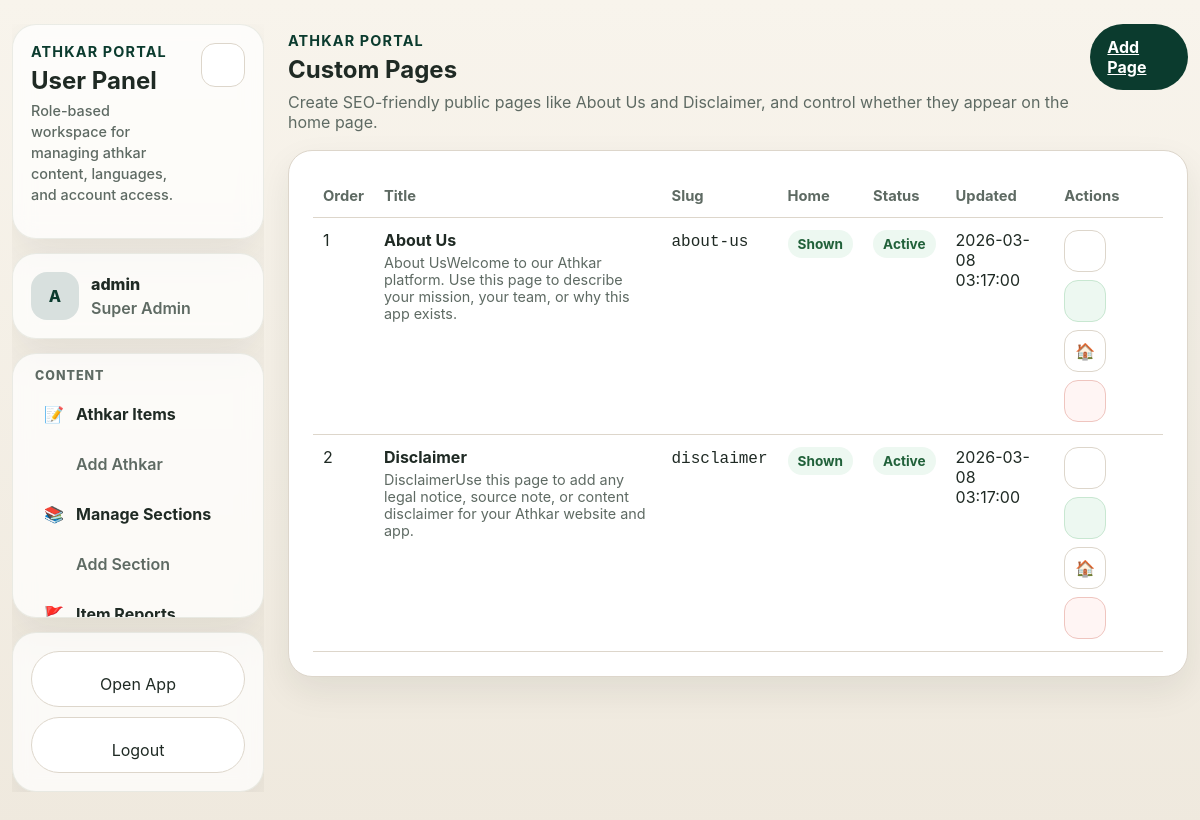
Screenshot of /user/pages.php (signed in) with the database file from the repository.
### tables this page shows
CREATE TABLE IF NOT EXISTS athkar_pages (
  id INT UNSIGNED NOT NULL AUTO_INCREMENT PRIMARY KEY,
  slug VARCHAR(120) NOT NULL,
  display_order INT UNSIGNED NOT NULL DEFAULT 1,
  is_active TINYINT(1) NOT NULL DEFAULT 1,
  show_on_home TINYINT(1) NOT NULL DEFAULT 1,
  created_at TIMESTAMP NOT NULL DEFAULT CURRENT_TIMESTAMP,
  updated_at TIMESTAMP NOT NULL DEFAULT CURRENT_TIMESTAMP ON UPDATE CURRENT_TIMESTAMP,
  UNIQUE KEY uniq_slug (slug),
  KEY idx_pages_home (show_on_home, is_active, display_order)
);

### config/pages.php (called while the page is built, shortened)
<?php
function ensure_custom_pages_tables(PDO $pdo): void
{
    $pdo->exec(
        "CREATE TABLE IF NOT EXISTS athkar_pages (\n"
        . "  id INT UNSIGNED NOT NULL AUTO_INCREMENT PRIMARY KEY,\n"
        . "  slug VARCHAR(120) NOT NULL,\n"
        . "  display_order INT UNSIGNED NOT NULL DEFAULT 1,\n"
        . "  is_active TINYINT(1) NOT NULL DEFAULT 1,\n"
        . "  show_on_home TINYINT(1) NOT NULL DEFAULT 1,\n"
        . "  created_at TIMESTAMP NOT NULL DEFAULT CURRENT_TIMESTAMP,\n"
        . "  updated_at TIMESTAMP NOT NULL DEFAULT CURRENT_TIMESTAMP ON UPDATE CURRENT_TIMESTAMP,\n"
        . "  UNIQUE KEY uniq_slug (slug),\n"
        . "  KEY idx_pages_home (show_on_home, is_active, display_order)\n"
        . ") ENGINE=InnoDB DEFAULT CHARSET=utf8mb4 COLLATE=utf8mb4_unicode_ci"
    );
    $pdo->exec(
        "CREATE TABLE IF NOT EXISTS athkar_pages_i18n (\n"
        . "  page_id INT UNSIGNED NOT NULL,\n"
        . "  lang VARCHAR(8) NOT NULL,\n"
        . "  title VARCHAR(255) DEFAULT NULL,\n"
        . "  content MEDIUMTEXT DEFAULT NULL,\n"
        . "  created_at TIMESTAMP NOT NULL DEFAULT CURRENT_TIMESTAMP,\n"
        . "  updated_at TIMESTAMP NOT NULL DEFAULT CURRENT_TIMESTAMP ON UPDATE CURRENT_TIMESTAMP,\n"
        . "  PRIMARY KEY (page_id, lang),\n"
        . "  CONSTRAINT fk_pages_i18n_page FOREIGN KEY (page_id) REFERENCES athkar_pages(id) ON UPDATE CASCADE ON DELETE CASCADE\n"
        . ") ENGINE=InnoDB DEFAULT CHARSET=utf8mb4 COLLATE=utf8mb4_unicode_ci"
    );
    $count = (int)$pdo->query('SELECT COUNT(*) FROM athkar_pages')->fetchColumn();
}
function page_plain_excerpt(?string $html, int $length = 160): string
{
    $text = trim(preg_replace('/\s+/u', ' ', strip_tags((string)$html)) ?? '');
    if (mb_strlen($text, 'UTF-8') <= $length) return $text;
    return rtrim(mb_substr($text, 0, max(1, $length - 1), 'UTF-8')) . '…';
}
function get_pages(PDO $pdo, string $lang, bool $onlyActive = false, bool $onlyHome = false): array
{
    ensure_custom_pages_tables($pdo);
    $sql = 'SELECT p.id, p.slug, p.display_order, p.is_active, p.show_on_home, p.updated_at,
                   COALESCE(t_req.title, t_en.title, p.slug) AS title,
                   COALESCE(t_req.content, t_en.content, "") AS content
            FROM athkar_pages p
            LEFT JOIN athkar_pages_i18n t_req ON t_req.page_id = p.id AND t_req.lang = :lang
            LEFT JOIN athkar_pages_i18n t_en ON t_en.page_id = p.id AND t_en.lang = :fallback_lang
            WHERE 1=1';
    $sql .= ' ORDER BY p.display_order ASC, p.id ASC';
    $stmt = $pdo->prepare($sql);
    $stmt->execute(['lang' => $lang, 'fallback_lang' => 'en']);
    $rows = $stmt->fetchAll() ?: [];
    return $rows;
}

### config/auth.php (called while the page is built, shortened)
<?php
function esc(?string $value): string
{
    return htmlspecialchars((string)$value, ENT_QUOTES, 'UTF-8');
}

### user/pages.php (the view, shortened to what this page needs)
<?php
require_once __DIR__ . '/../config/auth.php';
require_once __DIR__ . '/../config/pages.php';
$pdo = app_pdo();
$pages = get_pages($pdo, 'en', false, false);
?><!DOCTYPE html>
<html lang="en">
<head>
  <link rel="stylesheet" href="../css/style.css" />
  <link rel="stylesheet" href="../css/admin.css" />
</head>
<body class="admin-body">
  <main class="admin-app-shell">
    <?php $activePage = 'pages'; include __DIR__ . '/_nav.php'; ?>
    <section class="admin-content">
      <header class="admin-page-header">
        <div class="admin-page-title">
          <p class="admin-eyebrow">Athkar Portal</p>
          <h1>Custom Pages</h1>
          <p class="admin-subtitle">Create SEO-friendly public pages like About Us and Disclaimer, and control whether they appear on the home page.</p>
        </div>
        <div class="admin-page-actions">
          <a class="primary-button" href="page-edit.php">Add Page</a>
        </div>
      </header>
      <section class="admin-panel">
        <div class="admin-table-wrap">
          <table class="admin-table">
            <thead>
              <tr>
                <th>Order</th>
                <th>Title</th>
                <th>Slug</th>
                <th>Home</th>
                <th>Status</th>
                <th>Updated</th>
                <th>Actions</th>
              </tr>
            </thead>
            <tbody>
              <?php foreach ($pages as $page): ?>
                <tr>
                  <td><?= esc((string)$page['display_order']) ?></td>
                  <td>
                    <div class="admin-title-cell">
                      <strong><?= esc($page['title']) ?></strong>
                      <span><?= esc($page['excerpt']) ?></span>
                    </div>
                  </td>
                  <td><code><?= esc($page['slug']) ?></code></td>
                  <td><span class="admin-status <?= (int)$page['show_on_home'] === 1 ? 'is-active' : 'is-inactive' ?>"><?= (int)$page['show_on_home'] === 1 ? 'Shown' : 'Hidden' ?></span></td>
                  <td><span class="admin-status <?= (int)$page['is_active'] === 1 ? 'is-active' : 'is-inactive' ?>"><?= (int)$page['is_active'] === 1 ? 'Active' : 'Inactive' ?></span></td>
                  <td><?= esc($page['updated_at']) ?></td>
                  <td>
                    <div class="admin-action-row">
                      <a class="ghost-button admin-icon-button" href="page-edit.php?id=<?= esc((string)$page['id']) ?>" title="Edit page" aria-label="Edit page"><?= admin_icon('edit') ?></a>
                      <form method="post" action="page-toggle.php">
                        <button class="ghost-button admin-icon-button <?= (int)$page['is_active'] === 1 ? 'is-toggle-active' : 'is-toggle-inactive' ?>" type="submit" title="<?= (int)$page['is_active'] === 1 ? 'Deactivate page' : 'Activate page' ?>" aria-label="<?= (int)$page['is_active'] === 1 ? 'Deactivate page' : 'Activate page' ?>"><?= (int)$page['is_active'] === 1 ? admin_icon('toggle-on') : admin_icon('toggle-off') ?></button>
                      </form>
                      <form method="post" action="page-toggle.php">
                        <button class="ghost-button admin-icon-button" type="submit" title="<?= (int)$page['show_on_home'] === 1 ? 'Hide from home' : 'Show on home' ?>" aria-label="<?= (int)$page['show_on_home'] === 1 ? 'Hide from home' : 'Show on home' ?>">🏠</button>
                      </form>
                      <form method="post" action="page-delete.php" onsubmit="return confirm('Delete this page permanently?');">
                        <button class="ghost-button admin-icon-button is-danger" type="submit" title="Delete page" aria-label="Delete page"><?= admin_icon('delete') ?></button>
                      </form>
                    </div>
                  </td>
                </tr>
              <?php endforeach; ?>
            </tbody>
          </table>
        </div>
      </section>
    </section>
  </main>
</body>
</html>

### css/style.css (style rules this page uses)
:root { --theme-accent: #0b3b2e; --theme-light-bg: #f6f3ec; --theme-light-surface: #ffffff; --theme-dark-bg: #0c1210; --theme-dark-surface: #111a16; --bg-top: var(--theme-light-bg); --bg-bottom: color-mix(in srgb, var(--theme-light-bg) 88%, white 12%); --arabic-top: color-mix(in srgb, var(--theme-light-surface) 84%, white 16%); --arabic-bottom: color-mix(in srgb, var(--theme-light-bg) 82%, var(--theme-light-surface) 18%); --panel-top: color-mix(in srgb, var(--theme-light-surface) 86%, var(--theme-light-bg) 14%); --panel-bottom: color-mix(in srgb, var(--theme-light-bg) 82%, var(--theme-light-surface) 18%); --sticky-top: color-mix(in srgb, var(--theme-light-surface) 98%, transparent); --sticky-bottom: color-mix(in srgb, var(--theme-light-surface) 88%, transparent); --dock-bg: color-mix(in srgb, var(--theme-light-surface) 96%, transparent); --overlay-bg: color-mix(in srgb, var(--theme-light-bg) 55%, transparent); --overlay-spinner: rgba(31, 42, 36, 0.12); --bg: var(--theme-light-bg); --surface: var(--theme-light-surface); --surface-soft: color-mix(in srgb, var(--theme-light-surface) 72%, var(--theme-light-bg) 28%); --text: #1f2a24; --muted: #5e6a63; --accent: var(--theme-accent); --accent-soft: color-mix(in srgb, var(--theme-accent) 16%, white 84%); --link-color: #2a69c7; --border: color-mix(in srgb, var(--theme-light-bg) 62%, #b3a794 38%); --shadow: 0 14px 34px rgba(24, 35, 28, 0.08); --radius-lg: 24px; --radius-md: 16px; --radius-sm: 12px; --dock-height: 154px; }
* { box-sizing: border-box; }
html { font-size: 16px; -webkit-text-size-adjust: 100%; }
body { transition: background-color 200ms ease, color 200ms ease; margin: 0; font-family: Inter, ui-sans-serif, system-ui, -apple-system, BlinkMacSystemFont, "Segoe UI", sans-serif; color: var(--text); background: linear-gradient(180deg, var(--bg-top) 0%, var(--bg-bottom) 100%); }
button, a { font: inherit; }
h1, h2, h3, p { margin-top: 0; }
.primary-button, .ghost-button { border-radius: 999px; padding: 12px 16px; border: 1px solid transparent; cursor: pointer; -webkit-tap-highlight-color: transparent; }
.primary-button { background: var(--accent); color: #fff; font-weight: 700; }
.ghost-button { background: var(--surface); border-color: var(--border); color: var(--text); }
a.ghost-button { text-decoration: none; display: inline-grid; place-items: center; }
.tap-safe, button, a, .tab-button { touch-action: manipulation; }
:root { --dock-bg: color-mix(in srgb, var(--theme-light-surface) 96%, transparent); --overlay-bg: color-mix(in srgb, var(--theme-light-bg) 55%, transparent); --overlay-spinner: color-mix(in srgb, var(--theme-dark-bg) 12%, transparent); --dock-height: 138px; }

### rows the page displays
athkar_pages: display_order "1", title "About Us", excerpt "About UsWelcome to our Athkar platform. Use this page to describe your mission, your team, or why this app exists.", slug "about-us", show_on_home "Shown", is_active "Active", updated_at "2026-03-08 03:17:00"
athkar_pages: display_order "2", title "Disclaimer", excerpt "DisclaimerUse this page to add any legal notice, source note, or content disclaimer for your Athkar website and app.", slug "disclaimer", show_on_home "Shown", is_active "Active", updated_at "2026-03-08 03:17:00"

### other values shown
$avatar "A"
$username "admin"
$roleLabel "Super Admin"
$label "Add Athkar Add Section"
